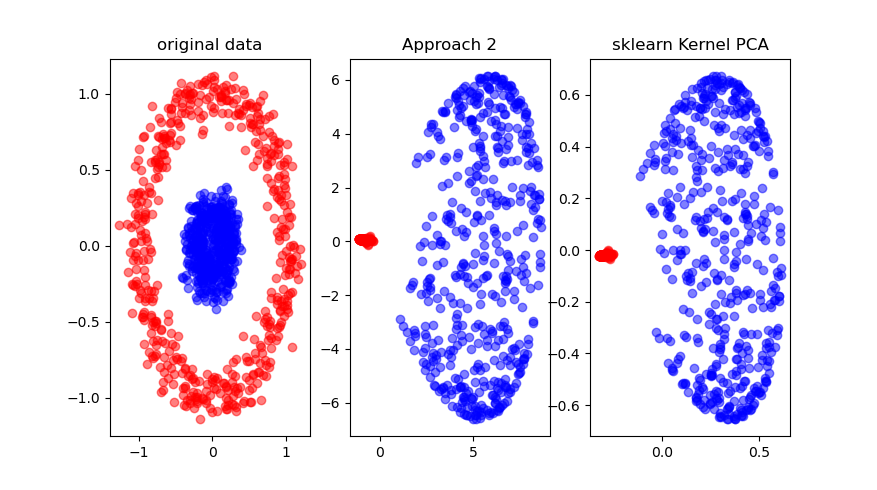

The script that drew this image:
import matplotlib.pyplot as plt
import numpy as np

from sklearn.datasets import make_moons, make_circles
from sklearn.metrics.pairwise import pairwise_kernels
from sklearn.decomposition import KernelPCA


class GaussianPCAApproach2():
	def __init__(self, n_components=2, sigma=1.0):
		self.alpha = None
		self.n_components = n_components
		self.sigma = sigma

	def fit(self, X):
		N, _ = X.shape
		self.X = X
		K = pairwise_kernels(X, X, 'rbf', gamma=self.sigma)
		K = K - np.mean(K, axis=0, keepdims=True) - np.mean(K, axis=1, keepdims=True) + np.mean(K)

		# one_n = np.ones((N, N)) / N
		# K = K - one_n.dot(K) - K.dot(one_n) + one_n.dot(K).dot(one_n)

		evals, evecs = np.linalg.eigh(K)
		evals = np.real(evals)
		evecs = np.real(evecs)
		idx = np.argsort(evals)[::-1]
		evecs = evecs[:, idx]
		self.alpha = evecs[:, :self.n_components]

	def project(self, Z):
		"""
		:param Z: [batch, dim]
		:return:
		"""
		coord = []
		K = pairwise_kernels(self.X, Z, 'rbf', gamma=self.sigma)
		# K = pairwise_distances(self.X, Z, metric=rbf_kernel)
		Kbar = K - np.mean(K, axis=0, keepdims=True) - np.mean(K, axis=1, keepdims=True) + np.mean(K)

		coord = self.alpha.T @ K
		return coord.T

if __name__ == '__main__':
	X, y = make_circles(n_samples=1000, random_state=123, noise=0.1, factor=0.2)

	fig, (ax1, ax2, ax3) = plt.subplots(1, 3)
	ax1.scatter(X[y == 0, 0], X[y == 0, 1], color='red', alpha=0.5)
	ax1.scatter(X[y == 1, 0], X[y == 1, 1], color='blue', alpha=0.5)
	ax1.set_title('original data')

	gpca = GaussianPCAApproach2(n_components=2, sigma=15.0)
	gpca.fit(X)
	# Z = gpca.alpha
	Z = gpca.project(X)
	ax2.scatter(Z[y == 0, 0], Z[y == 0, 1], color='red', alpha=0.5)
	ax2.scatter(Z[y == 1, 0], Z[y == 1, 1], color='blue', alpha=0.5)
	ax2.set_title('Approach 2')


	kpca = KernelPCA(n_components=2, kernel='rbf', gamma=15.0)
	Z = kpca.fit_transform(X)
	ax3.scatter(Z[y == 0, 0], Z[y == 0, 1], color='red', alpha=0.5)
	ax3.scatter(Z[y == 1, 0], Z[y == 1, 1], color='blue', alpha=0.5)
	ax3.set_title('sklearn Kernel PCA')
	plt.show()
